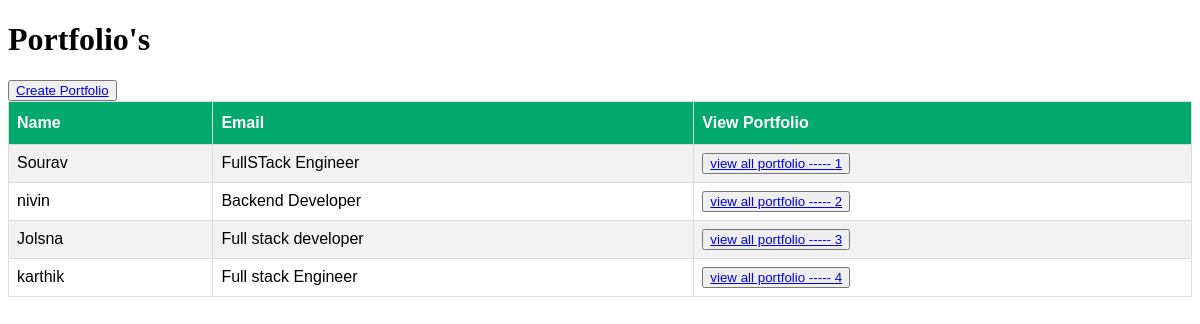
Screenshot of /all-portfolio with the database file from the repository.
### app.py (models this page shows)
class UserDetails(db.Model):
    id = db.Column(db.Integer, primary_key=True)
    name = db.Column(db.String(100), nullable=False)
    title = db.Column(db.String(100), nullable=False)
    profile_picture = db.Column(db.String(255), nullable=False)
    program_name_1 = db.Column(db.String(100), nullable=False)
    program_1_university = db.Column(db.String(100), nullable=False)
    program1_year = db.Column(db.String(50), nullable=False)
    program1_skills = db.Column(db.Text, nullable=False)
    program_name_2 = db.Column(db.String(100), nullable=False)
    program_2_university = db.Column(db.String(100), nullable=False)
    program2_year = db.Column(db.String(50), nullable=False)
    program2_skills = db.Column(db.Text, nullable=False)
    project1_name = db.Column(db.String(100), nullable=False)
    project1_description = db.Column(db.Text, nullable=False)
    project1_skills = db.Column(db.Text, nullable=False)
    project2_name = db.Column(db.String(100), nullable=False)
    project2_description = db.Column(db.Text, nullable=False)
    project2_skills = db.Column(db.Text, nullable=False)
    project3_name = db.Column(db.String(100), nullable=False)
    project3_description = db.Column(db.Text, nullable=False)
    project3_skills = db.Column(db.Text, nullable=False)
    email = db.Column(db.String(100), nullable=False)
    location = db.Column(db.String(100), nullable=False)
    phone = db.Column(db.String(20), nullable=False)
    about_me = db.Column(db.Text, nullable=False)

### app.py (the view)
@app.route('/all-portfolio', methods=['GET'])
def view_all_portfolio():
    data = UserDetails.query.all()
    return render_template("all-portfolio.html",data=data)

### templates/all-portfolio.html (shortened to what this page needs)
<!DOCTYPE html>
<html lang="en">
<head>
</head>
<body>
    <h1>Portfolio's</h1>
<button type="button", value="Create Portfolio"> <a href="/create-portfolio">Create Portfolio</a></button>
<table id="customers">
  <tr>
    <th>Name</th>
    <th>Email</th>
    <th>View Portfolio</th>
  </tr>
  {% for user in data %}
  <tr>
    <td>{{user.name}}</td>
    <td>{{user.title}}</td>
    <td><button> <a href="/view-portfolio/{{user.id}}">view all portfolio ----- {{user.id}}</a></button></td>
  </tr>
  {% endfor %}
</table>
</body>
</html>

### templates/all-portfolio.html (style rules this page uses)
#customers { font-family: Arial, Helvetica, sans-serif; border-collapse: collapse; width: 100%; }
#customers td, #customers th { border: 1px solid #ddd; padding: 8px; }
#customers tr:nth-child(even) { background-color: #f2f2f2; }
#customers th { padding-top: 12px; padding-bottom: 12px; text-align: left; background-color: #04AA6D; color: white; }

### rows the page displays
UserDetails: name "Sourav", title "FullSTack Engineer", id "1"
UserDetails: name "nivin", title "Backend Developer", id "2"
UserDetails: name "Jolsna", title "Full stack developer", id "3"
UserDetails: name "karthik", title "Full stack Engineer", id "4"
